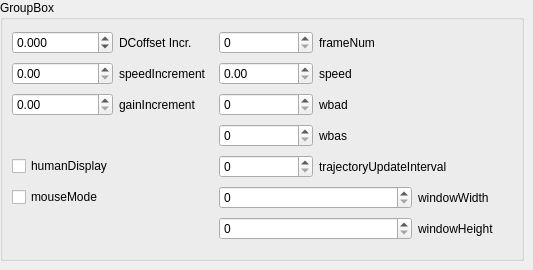
          <widget class="QWidget" name="tab_15">
           <attribute name="title">
            <string>Advanced</string>
           </attribute>
           <widget class="QGroupBox" name="groupBox_8">
            <property name="geometry">
             <rect>
              <x>0</x>
              <y>0</y>
              <width>524</width>
              <height>261</height>
             </rect>
            </property>
            <property name="title">
             <string>GroupBox</string>
            </property>
            <layout class="QGridLayout" name="gridLayout">
             <item row="0" column="0">
              <widget class="QDoubleSpinBox" name="DCoffsetIncrement">
               <property name="decimals">
                <number>3</number>
               </property>
               <property name="minimum">
                <double>-99.989999999999995</double>
               </property>
              </widget>
             </item>
             <item row="0" column="1">
              <widget class="QLabel" name="label_4">
               <property name="text">
                <string>DCoffset Incr.</string>
               </property>
              </widget>
             </item>
             <item row="0" column="2">
              <widget class="QSpinBox" name="frameNum"/>
             </item>
             <item row="0" column="3">
              <widget class="QLabel" name="label_255">
               <property name="text">
                <string>frameNum</string>
               </property>
              </widget>
             </item>
             <item row="1" column="0">
              <widget class="QDoubleSpinBox" name="speedIncrement"/>
             </item>
             <item row="1" column="1">
              <widget class="QLabel" name="label_156">
               <property name="text">
                <string>speedIncrement</string>
               </property>
              </widget>
             </item>
             <item row="1" column="2">
              <widget class="QDoubleSpinBox" name="speed"/>
             </item>
             <item row="1" column="3">
              <widget class="QLabel" name="label_155">
               <property name="text">
                <string>speed</string>
               </property>
              </widget>
             </item>
             <item row="2" column="0">
              <widget class="QDoubleSpinBox" name="gainIncrement"/>
             </item>
             <item row="2" column="1">
              <widget class="QLabel" name="label_157">
               <property name="text">
                <string>gainIncrement</string>
               </property>
              </widget>
             </item>
             <item row="2" column="2">
              <widget class="QSpinBox" name="wbad"/>
             </item>
             <item row="2" column="3">
              <widget class="QLabel" name="label_204">
               <property name="text">
                <string>wbad</string>
               </property>
              </widget>
             </item>
             <item row="3" column="2">
              <widget class="QSpinBox" name="wbas"/>
             </item>
             <item row="3" column="3">
              <widget class="QLabel" name="label_205">
               <property name="text">
                <string>wbas</string>
               </property>
              </widget>
             </item>
             <item row="4" column="0">
              <widget class="QCheckBox" name="humanDisplay">
               <property name="text">
                <string>humanDisplay</string>
               </property>
              </widget>
             </item>
             <item row="4" column="2">
              <widget class="QSpinBox" name="trajectoryUpdateInterval"/>
             </item>
             <item row="4" column="3" colspan="2">
              <widget class="QLabel" name="label_108">
               <property name="text">
                <string>trajectoryUpdateInterval</string>
               </property>
              </widget>
             </item>
             <item row="5" column="0">
              <widget class="QCheckBox" name="mouseMode">
               <property name="text">
                <string>mouseMode</string>
               </property>
              </widget>
             </item>
             <item row="5" column="2" colspan="2">
              <widget class="QSpinBox" name="windowWidth">
               <property name="maximum">
                <number>9999</number>
               </property>
              </widget>
             </item>
             <item row="5" column="4">
              <widget class="QLabel" name="label_256">
               <property name="text">
                <string>windowWidth</string>
               </property>
              </widget>
             </item>
             <item row="6" column="2" colspan="2">
              <widget class="QSpinBox" name="windowHeight">
               <property name="maximum">
                <number>9999</number>
               </property>
              </widget>
             </item>
             <item row="6" column="4">
              <widget class="QLabel" name="label_257">
               <property name="text">
                <string>windowHeight</string>
               </property>
              </widget>
             </item>
            </layout>
           </widget>
          </widget>
